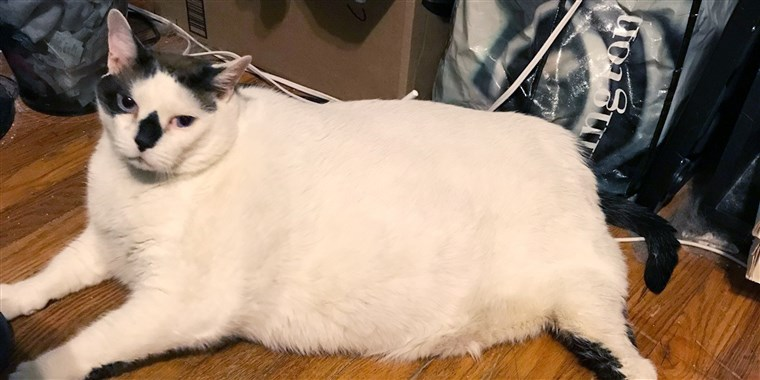
//> input picture U01/01.jpg, 760 x 380 px
$ ./ue1   (built with g++ and OpenCV 4)
//> lines starting //> are read from the running program, lines starting //| are printed output that depends on the picture; after the words box and inside, x2 and y2 are one past the last pixel; in counts of white or black regions, pixels touching at a corner belong together
#include "opencv2/core.hpp"
#include "opencv2/imgproc.hpp"
#include "opencv2/highgui.hpp"
#include "opencv2/videoio.hpp"
#include <iostream>
#include <vector>

using namespace cv;
using namespace std;


void saltandpepper(Mat & image, int border)
{
    for (int k = 0; k < border; k++)
    {
        int i = rand() % image.cols;
        int j = rand() % image.rows;
        if (image.channels() == 1)
            image.at<uchar>(j,i) = 255;
        else if (image.channels() == 3){
            image.at<cv::Vec3b>(j,i)[0] = 255;
            image.at<cv::Vec3b>(j,i)[1] = 255;
            image.at<cv::Vec3b>(j,i)[2] = 255;
        }
    }

    for (int k = 0; k < border; k++)
    {
        int i = rand() % image.cols;
        int j = rand() % image.rows;
        if (image.channels() == 1)
            image.at<uchar>(j,i) = 0;
        else if (image.channels() == 3){
            image.at<cv::Vec3b>(j,i)[0] = 0;
            image.at<cv::Vec3b>(j,i)[1] = 0;
            image.at<cv::Vec3b>(j,i)[2] = 0;
        }
    }

    imwrite("salted.jpg", image);
}


void changesize(Mat & image, double scale_i, double scale_j)
{
    Mat skal_pic;
    resize(image, skal_pic, Size(image.cols * scale_i, image.rows * scale_j));
    imwrite("scaled_pic.jpg",skal_pic);
    //imshow("size_changed:",skal_pic);
}

// [69 lines left out: functions pic_filter, applyMedianFilter, m_medianBlur, not called in this run]

int getMediaValue(const int hist[], int thresh) {
	int sum = 0;
	for (int i = 0; i < 256; i++) {
		sum += hist[i];
		if (sum >= thresh) {
			return i;
		}
	}
	return 255;
}
//快速中值滤波，灰度图
Mat histMedianBlur(Mat src, int diameter) {
	int row = src.rows;
	int col = src.cols;
	Mat dst(row, col, CV_8UC1);
	int Hist[256] = { 0 };
	int radius = (diameter - 1) / 2;
	int windowSize = diameter * diameter;
	int threshold = windowSize / 2 + 1;
	uchar* srcData = src.data;
	uchar* dstData = dst.data;
	int right = col - radius;
	int bot = row - radius;
	for (int j = radius; j < bot; j++) {
		for (int i = radius; i < right; i++) {
			//每一行第一个待滤波元素建立直方图
			if (i == radius) {
				memset(Hist, 0, sizeof(Hist));
				for (int y = j - radius; y <= min(j + radius, row); y++) {
					for (int x = i - radius; x <= min(i + radius, col); x++) {
						uchar val = srcData[y * col + x];
						Hist[val]++;
					}
				}
			}
			else {
				int L = i - radius - 1;
				int R = i + radius;
				for (int y = j - radius; y <= min(j + radius, row); y++) {
					//更新左边一列
					Hist[srcData[y * col + L]]--;
					//更新右边一列
					Hist[srcData[y * col + R]]++;
				}
			}
			uchar medianVal = getMediaValue(Hist, threshold);
			dstData[j * col + i] = medianVal;
		}
	}
	//边界直接赋值
	for (int i = 0; i < col; i++) {
		for (int j = 0; j < radius; j++) {
			int id1 = j * col + i;
			int id2 = (row - j - 1) * col + i;
			dstData[id1] = srcData[id1];
			dstData[id2] = srcData[id2];
		}
	}
	for (int i = radius; i < row - radius - 1; i++) {
		for (int j = 0; j < radius; j++) {
			int id1 = i * col + j;
			int id2 = i * col + col - j - 1;
			dstData[id1] = srcData[id1];
			dstData[id2] = srcData[id2];
		}
	}
	return dst;
}


int main()
{
    Mat src_pic = imread("../01.jpg");
//> src_pic is the input picture: 380 rows x 760 cols, CV_8UC3; mean B, G, R 114.1, 132.9, 154.6
    imshow("origin_picture", src_pic);

    changesize(src_pic, 0.5, 0.5);
//> in changesize, `resize(image, skal_pic, Size(image.cols * scale_i, image.rows * scale_..`:
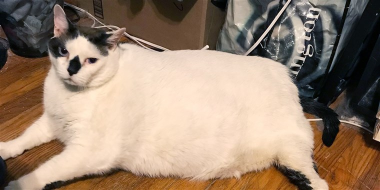
//> skal_pic: 190 rows x 380 cols, CV_8UC3; mean B, G, R 114.2, 133, 154.7

    saltandpepper(src_pic, 1000);
//> after the loop in saltandpepper, `for (int k = 0; k < border; k++)`:
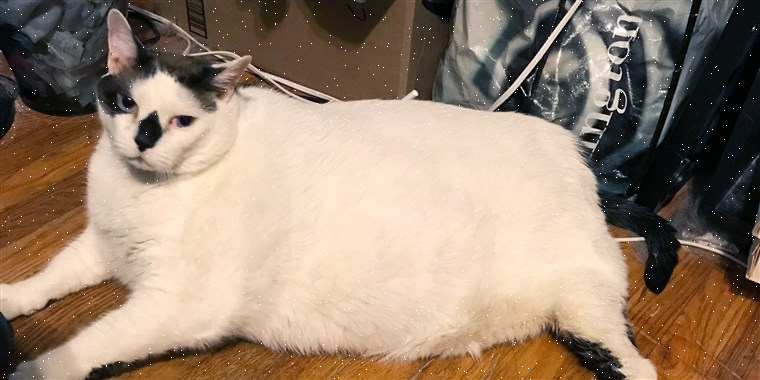
//> image: 380 rows x 760 cols, CV_8UC3; 0.35% of pixels changed, all inside (x1, y1, x2, y2) = (2, 0, 757, 380)
//> after the loop in saltandpepper, `for (int k = 0; k < border; k++)`:
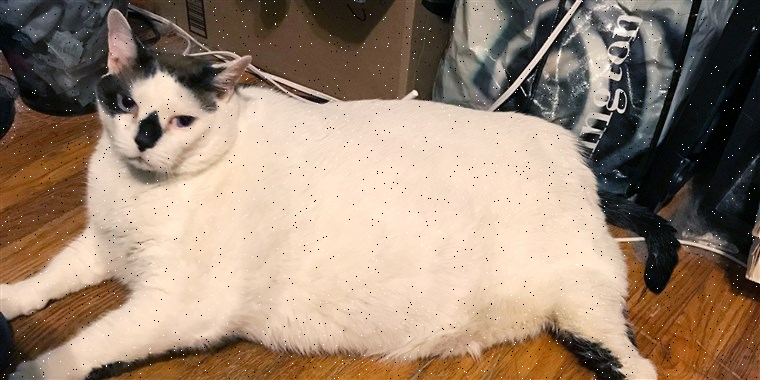
//> image: 380 rows x 760 cols, CV_8UC3; 0.34% of pixels changed, all inside (x1, y1, x2, y2) = (0, 0, 759, 380)

    Mat grayImg;
    cvtColor(src_pic, grayImg, CV_BGR2GRAY);
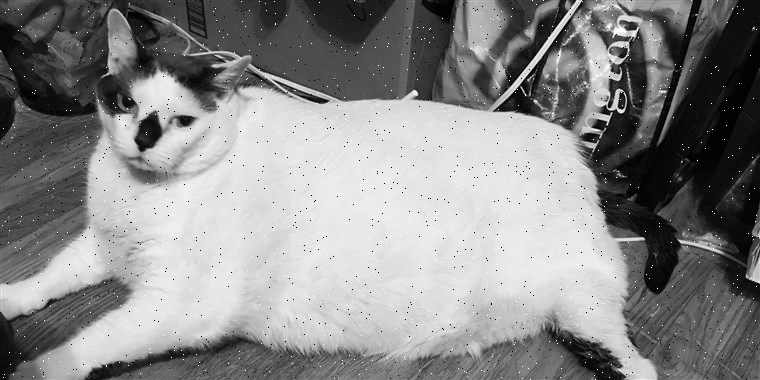
//> grayImg: 380 rows x 760 cols, CV_8UC1; min 0, max 255, mean 137.2
    imshow("salted_picture", src_pic);

    double t1 = (double)getTickCount();
    ////certain event
    Mat medianBlurimg;
    medianBlur(grayImg, medianBlurimg,3);
    t1 = ((double)getTickCount() - t1)/ getTickFrequency(); //number of ticks/ times that CPU emits a tick in 1s
    cout << "openCV median: Times passt in seconds:" << t1 << endl;

    double t = (double)getTickCount();
    //certain event
    Mat medianDst;
	grayImg = histMedianBlur(grayImg, 3);
//> after the loop in histMedianBlur, `for (int j = radius; j < bot; j++)`:
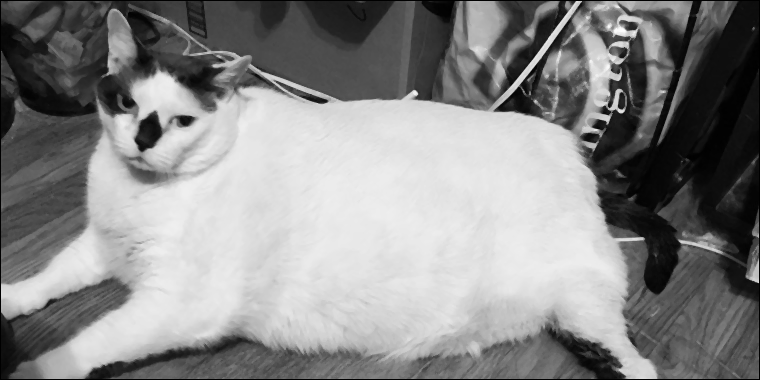
//> dst: 380 rows x 760 cols, CV_8UC1; min 0, max 253, mean 136.6
//> after the loop in histMedianBlur, `for (int j = radius; j < bot; j++)`: Hist = 256 values, max 3 at index 110, min 0 at index 0, mean 0.0352
//> after the loop in histMedianBlur, `for (int i = 0; i < col; i++)`:
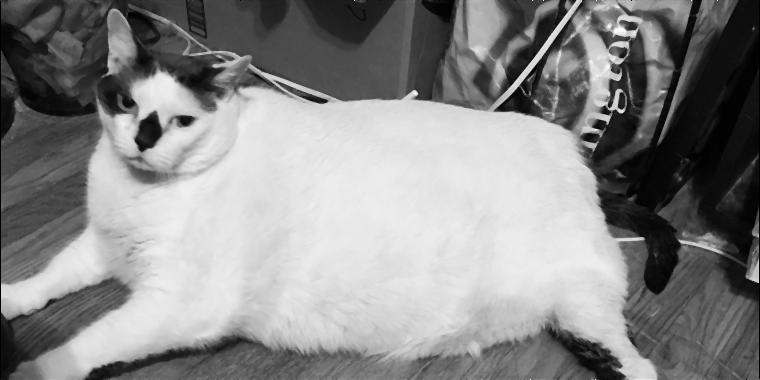
//> dst: 380 rows x 760 cols, CV_8UC1; 0.52% of pixels changed, all inside (x1, y1, x2, y2) = (0, 0, 760, 380)
//> after the loop in histMedianBlur, `for (int i = radius; i < row - radius - 1; i++)`:
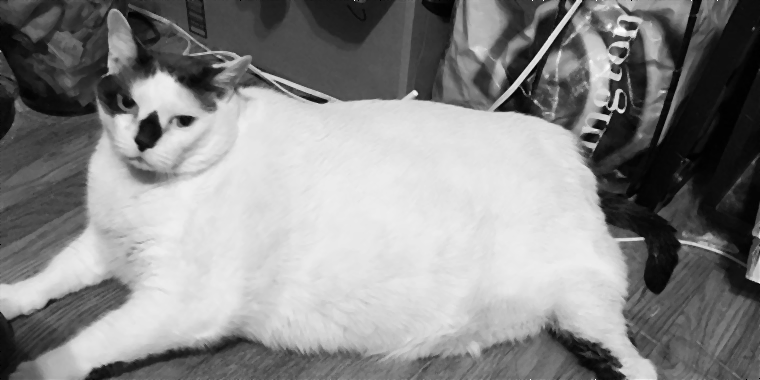
//> dst: 380 rows x 760 cols, CV_8UC1; 0.26% of pixels changed, all inside (x1, y1, x2, y2) = (0, 1, 760, 378)
    t = ((double)getTickCount() - t)/ getTickFrequency(); //number of ticks/ times that CPU emits a tick in 1s
    cout << "my median: Times passt in seconds:" << t << endl;
	/*Point upperLeft = Point(0, 0);
	Point lowerRight = Point(30, 30);
	rectangle(grayImg, upperLeft, lowerRight, Scalar(255, 0, 0));*/
    imshow("median", grayImg);


     //imwrite(".\\output\\fil_pic.jpg", grayImg);
    // imshow("Gaussian Filter:", gaus_blur_pic);

    while(1){
        if (waitKey(1) == 'q')
//> the 'q' key is pressed
        {
            break;
        }
    }

    return 0;
}
